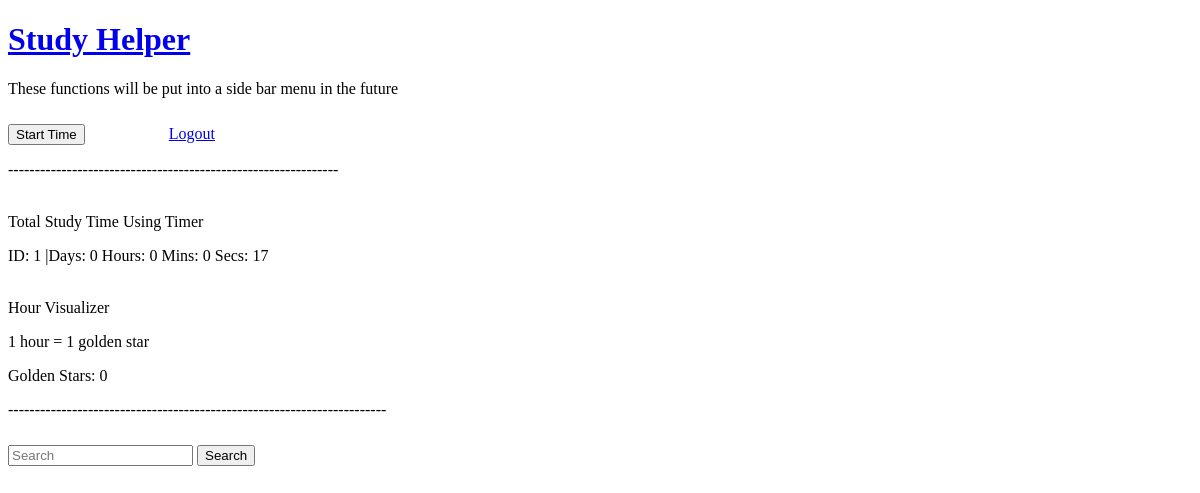
Page /mystats (signed in) on the earlier database version.
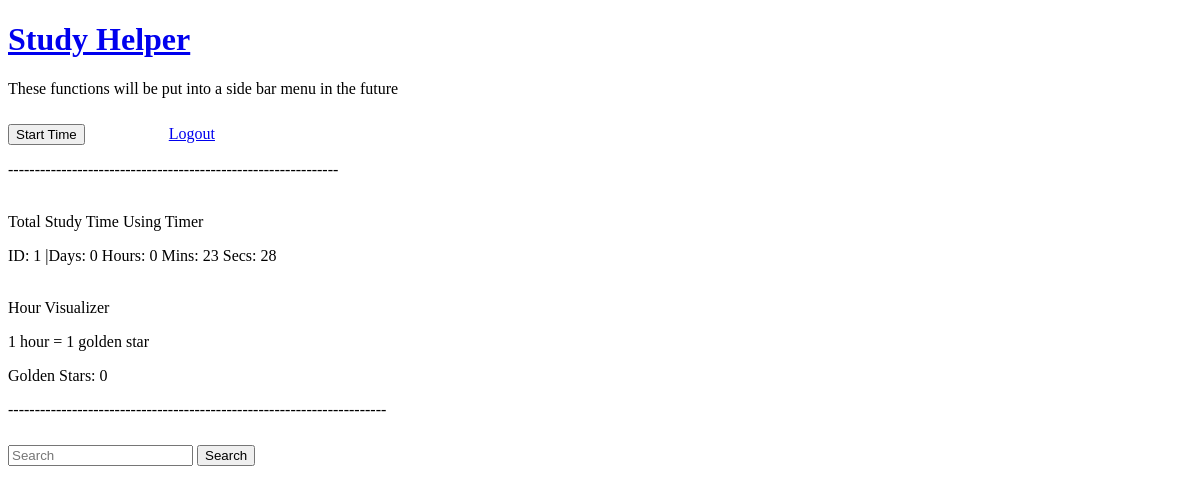
Same page on the later database version.
### myapp/models.py (models this page shows)
class HoursTracked(UserMixin, db.Model):
    id = db.Column(db.Integer, primary_key=True)
    time = db.Column(db.Integer)
    author_id = db.Column(db.Integer, db.ForeignKey('user.id'))
    def __repr__(self):
        time = round(self.time/1000)
        day = time // (24 * 3600)
        time = time % (24 * 3600)
        hour = time // 3600
        time %= 3600
        mins = time // 60
        time %= 60
        secs = time
        return f'ID: {self.id} |Days: {day} Hours: {hour} Mins: {mins} Secs: {secs}'

### myapp/routes.py (the view)
@myapp_obj.route("/mystats")
def stats():
    hours_tracked = HoursTracked.query.get(current_user.get_id())
    time = hours_tracked.time
    time = round(time/1000)
    day = time // (24 * 3600)
    time = time % (24 * 3600)
    hour = time // 3600
    golden_stars = ""
    num_of_stars = 0
    for n in range(hour):
        golden_stars +=" X "
        num_of_stars += 1
    return render_template("user/stats.html", hours_tracked = hours_tracked, golden_stars = golden_stars, num = num_of_stars)

### myapp/models.py (called while the page is built)
@login.user_loader
def load_user(id):
    return User.query.get(int(id))

### myapp/templates/user/stats.html (shortened to what this page needs)
{% extends "user/user_menu.html" %}
{% block content %}
    <p><br>Total Study Time Using Timer</p>
    <p>{{ hours_tracked }}</p>
    <p><br>Hour Visualizer</p>
    <p>1 hour = 1 golden star</p>
    <p>Golden Stars: {{ num }}</p>
    <p>-----------------------------------------------------------------------</p>
{% endblock %}

Differences in the rows shown:
changed HoursTracked: time+id "ID: 1 |Days: 0 Hours: 0 Mins: 0 Secs: 17" → "ID: 1 |Days: 0 Hours: 0 Mins: 23 Secs: 28"
